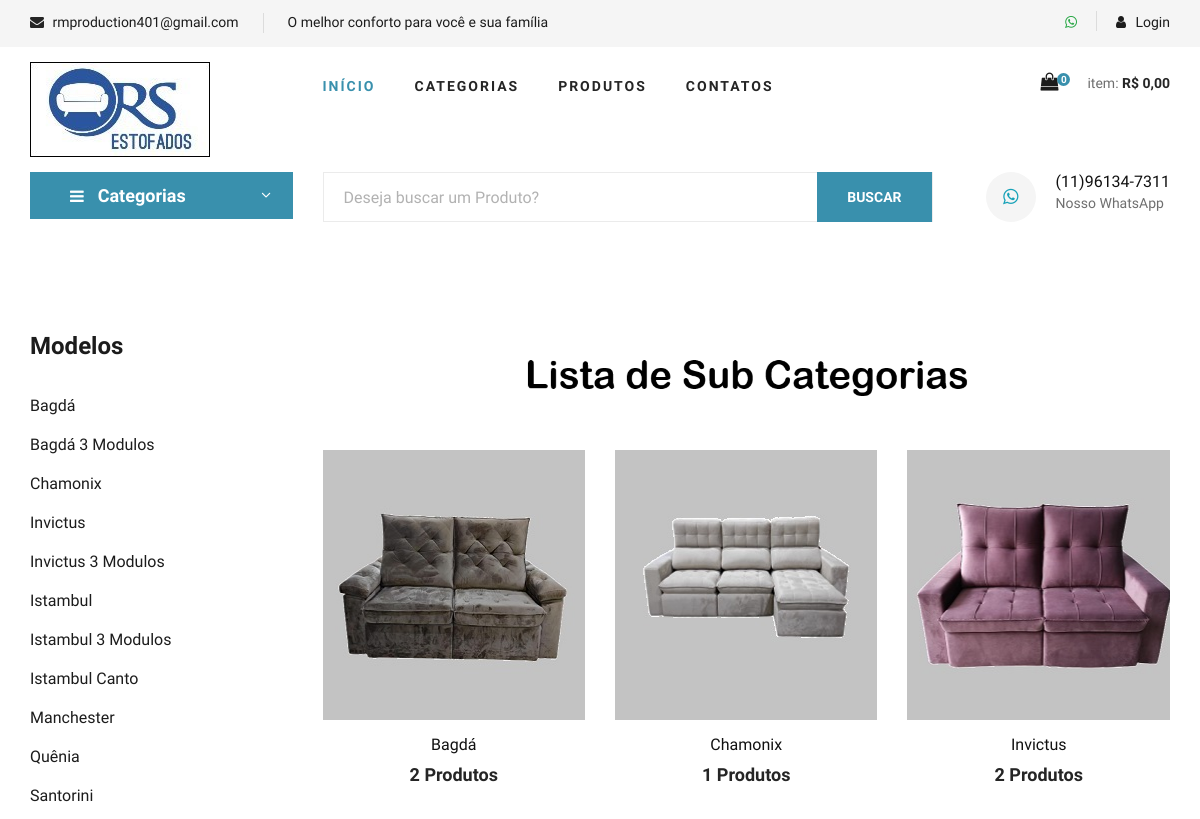
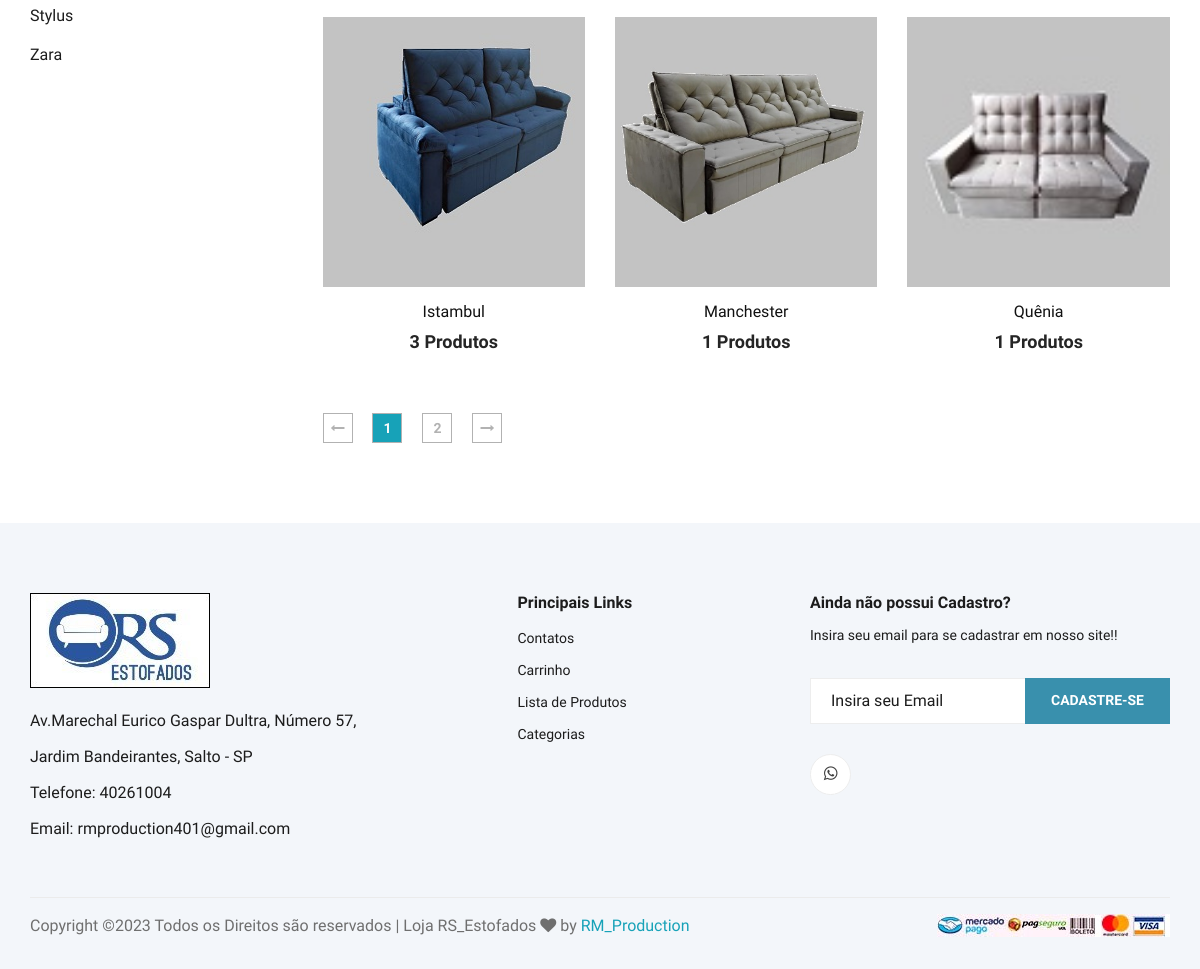
Page /categorias.php on the committed database (2 pictures, top to bottom).
### tables this page shows
CREATE TABLE `sub_categorias` (
  `id` int(11) NOT NULL AUTO_INCREMENT,
  `nome` varchar(50) NOT NULL,
  `nome_url` varchar(50) NOT NULL,
  `imagem` varchar(100) NOT NULL,
  `id_categoria` int(11) NOT NULL,
  PRIMARY KEY (`id`)
);

CREATE TABLE `categorias` (
  `id` int(11) NOT NULL AUTO_INCREMENT,
  `nome` varchar(50) NOT NULL,
  `nome_url` varchar(50) NOT NULL,
  `imagem` varchar(100) NOT NULL,
  PRIMARY KEY (`id`)
);

### config.php (called while the page is built, shortened)
<?php
$itens_por_pagina = 6;
 ?>

### categorias.php (the view, shortened to what this page needs)
<?php
require_once("cabecalho.php");
?>
<?php
require_once("cabecalho-busca.php");
?>
<?php
if(@$_GET['pagina'] != null){
    $pag = $_GET['pagina'];
}else{
    $pag = 0;
}
$limite = $pag * @$itens_por_pagina;
$pagina = $pag;
$nome_pag = 'categorias.php';
 ?>
<section class="product spad">
    <div class="container">
        <div class="row">
            <div class="col-lg-3 col-md-5">
                <div class="sidebar">
                    <div class="sidebar__item">
                        <h4>Modelos</h4>
                        <ul>
                            <?php
                            $query = $pdo->query("SELECT * FROM sub_categorias order by nome asc ");
                            $res = $query->fetchAll(PDO::FETCH_ASSOC);
                            for ($i=0; $i < count($res); $i++) {
                              $nome = $res[$i]['nome'];
                              $nome_url = $res[$i]['nome_url'];
                              ?>
                              <li><a href="produtos-<?php echo $nome_url ?>"><?php echo $nome ?></a></li>
                          <?php } ?>
                      </ul>
                  </div>
              </div>
          </div>
          <div class="col-lg-9 col-md-7">
<span>
   <img src="./img/lista.png">
</span>
            <div class="row mt-4">
               <?php
               $query = $pdo->query("SELECT * FROM categorias order by nome asc LIMIT $limite, $itens_por_pagina");
               $res = $query->fetchAll(PDO::FETCH_ASSOC);
               for ($i=0; $i < count($res); $i++) {
                  $nome = $res[$i]['nome'];
                  $imagem = $res[$i]['imagem'];
                  $nome_url = $res[$i]['nome_url'];
                  $id = $res[$i]['id'];
                  $query2 = $pdo->query("SELECT * FROM sub_categorias where id_categoria = '$id' ");
                  $res2 = $query2->fetchAll(PDO::FETCH_ASSOC);
                  $total_itens = @count($res2);
                  $query3 = $pdo->query("SELECT * FROM categorias ");
                  $res3 = $query3->fetchAll(PDO::FETCH_ASSOC);
                  $num_total = @count($res3);
                  $num_paginas = ceil($num_total/$itens_por_pagina);
                  ?>
                  <div class="col-lg-4 col-md-6 col-sm-6">
                    <div class="product__item">
                        <div class="product__item__pic set-bg" data-setbg="img/categorias/<?php echo $imagem ?>">
                        </div>
                        <div class="product__item__text">
                            <a href="sub-categoria-de-<?php echo $nome_url ?>"><h6><?php echo $nome ?></h6>
                                <h5><?php echo $total_itens ?> Produtos</h5></a>
                            </div>
                        </div>
                    </div>
                <?php } ?>
            </div>
            <div class="product__pagination">
                <a href="<?php echo $nome_pag ?>?pagina=0"><i class="fa fa-long-arrow-left"></i></a>
                <?php
                    for($i = 0; $i < @$num_paginas; $i++){
                        $estilo = '';
                        if($pagina == $i){
                            $estilo = 'bg-info text-light';
                        }
                        if($pagina >= ($i - 2) && $pagina <= ($i + 2)){ ?>
                         <a href="<?php echo $nome_pag ?>?pagina=<?php echo $i ?>" class="<?php echo $estilo ?>"><?php echo $i + 1 ?></a>
                       <?php }
                    }
                 ?>
                <a href="<?php echo $nome_pag ?>?pagina=<?php echo $num_paginas - 1 ?>"><i class="fa fa-long-arrow-right"></i></a>
            </div>
        </div>
    </div>
</div>
</section>
<?php
require_once("rodape.php");
?>

### css/style.css (style rules this page uses)
html, body { height: 100%; font-family: "Cairo", sans-serif; -webkit-font-smoothing: antialiased; font-smoothing: antialiased; }
h1, h2, h3, h4, h5, h6 { margin: 0; color: #111111; font-weight: 400; font-family: "Cairo", sans-serif; }
h4 { font-size: 24px; }
h5 { font-size: 18px; }
h6 { font-size: 16px; }
img { max-width: 100%; }
ul, ol { padding: 0; margin: 0; }
.set-bg { background-repeat: no-repeat; background-size: cover; background-position: top center; }
.spad { padding-top: 100px; padding-bottom: 100px; }
.sidebar__item { margin-bottom: 35px; }
.sidebar__item h4 { color: #1c1c1c; font-weight: 700; margin-bottom: 25px; }
.sidebar__item ul li { list-style: none; }
.sidebar__item ul li a { font-size: 16px; color: #1c1c1c; line-height: 39px; display: block; }
.product { padding-top: 80px; padding-bottom: 80px; }
.product__item { margin-bottom: 50px; }
.product__item__pic { height: 270px; position: relative; overflow: hidden; }
.product__item__text { text-align: center; padding-top: 15px; }
.product__item__text h6 { margin-bottom: 10px; }
.product__item__text h5 { color: #252525; font-weight: 700; }
.product__pagination, .blog__pagination { padding-top: 10px; }
.product__pagination a, .blog__pagination a { display: inline-block; width: 30px; height: 30px; border: 1px solid #b2b2b2; font-size: 14px; color: #b2b2b2; font-weight: 700; line-height: 28px; text-align: center; margin-right: 16px; -webkit-transition: all, 0.3s; -moz-transition: all, 0.3s; -ms-transition: all, 0.3s; -o-transition: all, 0.3s; transition: all, 0.3s; }
.product__pagination a:last-child, .blog__pagination a:last-child { margin-right: 0; }
@media only screen and (min-width: 1200px) { .container { max-width: 1170px; } }

### rows in the picture
sub_categorias: nome "Bagdá"
sub_categorias: nome "Bagdá 3 Modulos"
sub_categorias: nome "Chamonix"
sub_categorias: nome "Invictus"
sub_categorias: nome "Invictus 3 Modulos"
sub_categorias: nome "Istambul"
sub_categorias: nome "Istambul 3 Modulos"
sub_categorias: nome "Istambul Canto"
sub_categorias: nome "Manchester"
sub_categorias: nome "Quênia"
sub_categorias: nome "Santorini"
sub_categorias: nome "Stylus"
sub_categorias: nome "Zara"
categorias: shows a picture, nome "Bagdá", total_itens "2"
categorias: shows a picture, nome "Chamonix", total_itens "1"
categorias: shows a picture, nome "Invictus", total_itens "2"
categorias: shows a picture, nome "Istambul", total_itens "3"
categorias: shows a picture, nome "Manchester", total_itens "1"
categorias: shows a picture, nome "Quênia", total_itens "1"

### other values in the picture
$email "rmproduction401@gmail.com"
$texto_destaque "O melhor conforto para você e sua família"
$linhas "0"
$total_c "0,00"
$whatsapp "(11)96134-7311"
$endereco_loja "Av.Marechal Eurico Gaspar Dultra, Número 57, Jardim Bandeirantes, Salto - SP"
$telefone "40261004"
